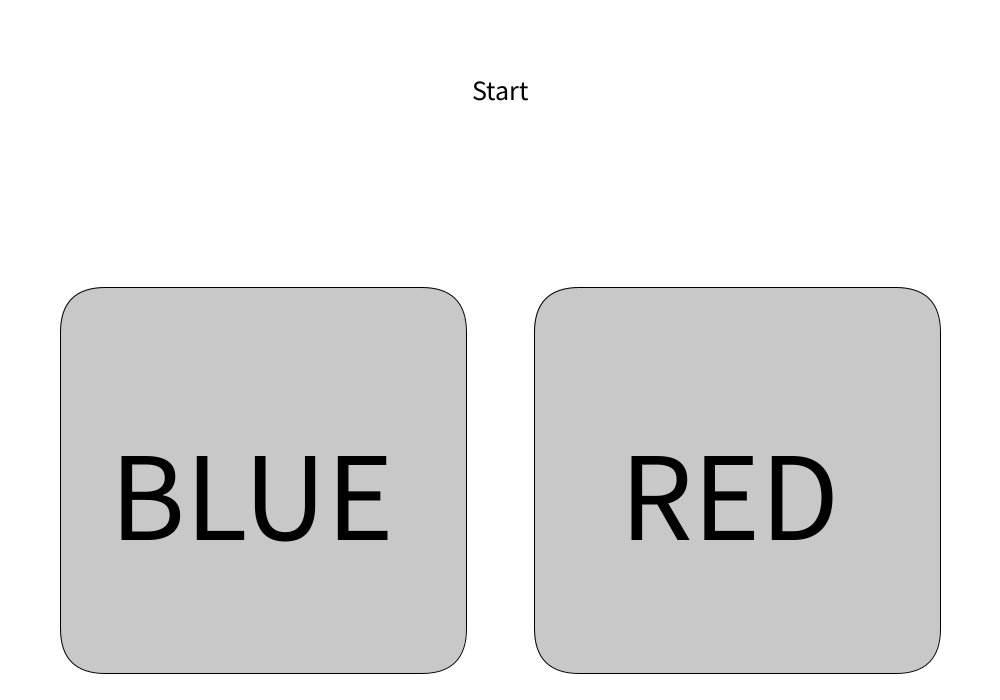
Frame 1 (no input)
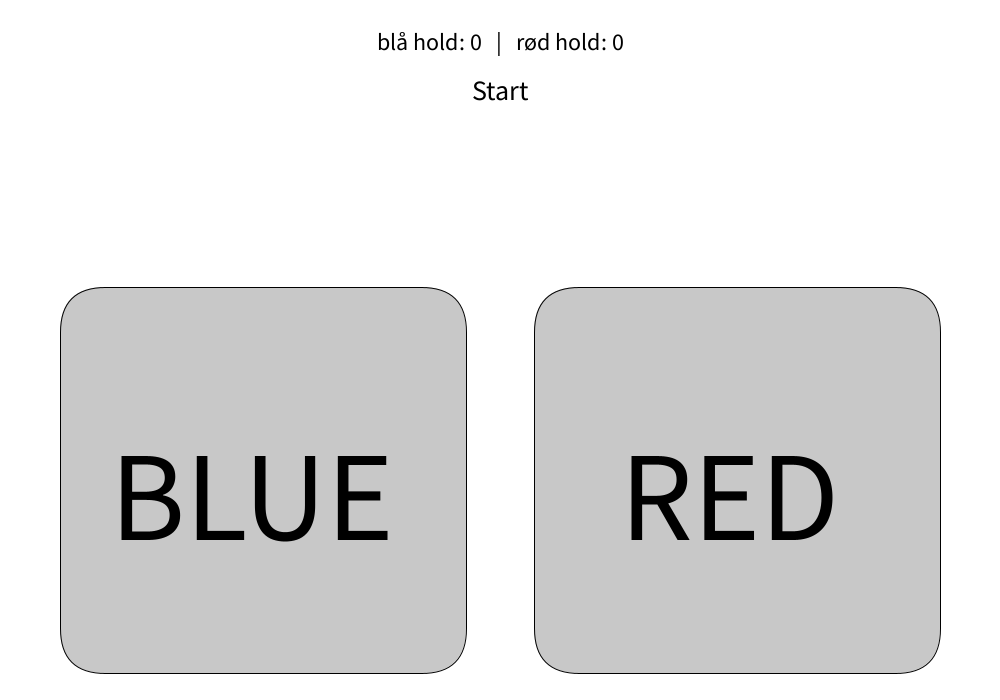
Frame 60 (the mouse pressed at the canvas centre just before this capture)
Frame 120 (the mouse held since frame 60 and released just before this capture): identical to frame 60, image omitted

The Processing sketch that drew these frames (run headless with seeded random() and noise(); from frame 60 on, the mouse is pressed at the canvas centre):

// Processing sketch: buzzer_quiz
// ── buzzer_quiz.pde
boolean keyLeft = true;
boolean keyRight = true;
String[] questions = {
"Start",
"Hvilket land kommer Usain Bolt fra?\n(A) Jamaica:\n(B) Chad:\n(C) Nigeria:\n(D) Uganda:", "SVAR: Jamaica",
"Hvad er det største land i Afrika?\n(A)egypten\n(B)syd afrika\n(C)Algeriet\n(D)uganda", "SVAR: Algeriet",
"Hvem er den danske udenrigsminister?\n(A)Lars Løkke Rasmussen\n(B)mette frederiksen\n(C)abdi fatah mohamed\n(D)Dan", "SVAR: Lars Løkke Rasmussen",
"Hvilket land har flest mennesker?\n(A)Indien\n(B)Kina\n(C)rusland\n(D)USA", "SVAR: Kina",
"Hvilket år startede 2. verdenskrig?\n(A)1939\n(B)1940\n(C)1945\n(D)1839", "SVAR: 1939",
"Hvad var det første programmeringssprog?\n(A)FORTRAN\n(B)python\n(C)c\n(D)c++", "SVAR: FORTRAN",
"Done" };
int i = 0;

int redteam = 0;
int blueteam = 0;

void setup() {
    size(1000, 700);
}

void draw() {
    background(255);
    textSize(24);
    textAlign(CENTER);
    text("blå hold: " + blueteam + "   |   rød hold: " + redteam, width/2 ,50);
    
    fill(200, 200, 200);
        rect(60, 287, 406, 386, 45);
        rect(534, 287, 406, 386, 45);

    if (keyLeft == false) {
        fill(0, 0, 200);
        rect(534, 287, 406, 386, 45);
        fill(200, 200, 200);
        rect(60, 287, 406, 386, 45);

    } else if (keyRight == false) {
        fill(200, 0, 0);
        rect(60, 287, 406, 386, 45);
        fill(200, 200, 200);
        rect(534, 287, 406, 386, 45);
    }

    textSize(28);
    fill(0);
    textAlign(CENTER);
        if (i < questions.length) {
            text(questions[i], width/2, 100);
        } else {
            i = questions.length -1;
        }

    fill(0);
    textAlign(LEFT);
        textSize(128);
        text("BLUE", 110, 540);
        text("RED", 620, 540);

}

void keyPressed() {

  if (key == CODED) {
    if (keyCode == LEFT && keyLeft == true) {
      println("Left");
      keyRight = false;
    } 
    if (keyCode == RIGHT && keyRight == true) {
        println("right");
        keyLeft = false;
    }
  } else {
    if (key == ' ') {
        println("space");
        keyLeft = true;
        keyRight = true;
        i++;
    }
        if (key == '½') {
        println("back");
            if (i < 0) {
            i--;
        }
        println(i);

        if (key == 'a' && i == 1 || i == 5 || i == 9 || i == 11) {
            if (keyLeft == true && keyRight == false) {
                redteam++;
            } else {
                blueteam++;
            }
            
            if (keyLeft == false && keyRight == true) {
                blueteam++;
            } else {
                redteam++;
            }
        }
        if (key == 'w') { // b
            
        }
        if (key == 's') { // c
            
        }
        if (key == 'd') {
            
        }
    }
  }

}
